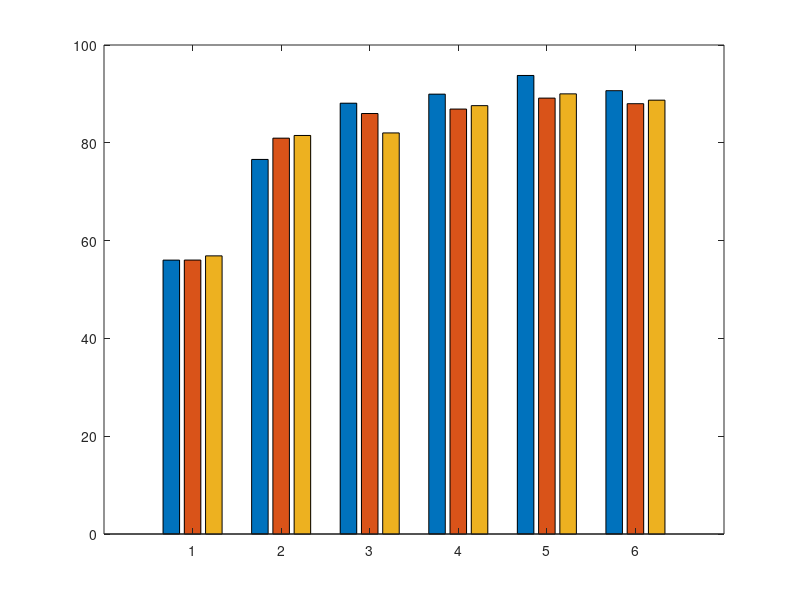

Write MATLAB code to recreate this figure. (Note: this script raises an error after producing the figure.)
data = [56.01 56.02 56.88; 76.6 80.95 81.5; 88.1 85.99 82.02; 89.95 86.9 87.6; 93.77 89.14 90.01; 90.66 88.00 88.72];
bar(data);
xtl = {{'M_{1}';''} {'M_{2} before'; 'A2-LINK'} {'M_{2} without'; 'A2-LINK'} {'M_{2} with A2-LINK:'; 'no noise'} {'M_{2} with A2-LINK:'; 'mixture'} {'A-LINK'}};
h = my_xticklabels(gca,[1 2 3 4 5 6],xtl)
ylim([50 100]);
ylabel('Accuracy (%)');
legend({'Impersonation', 'Obfuscation', 'Overall'});
set(gca,'FontSize',20);
grid on;
grid minor;
